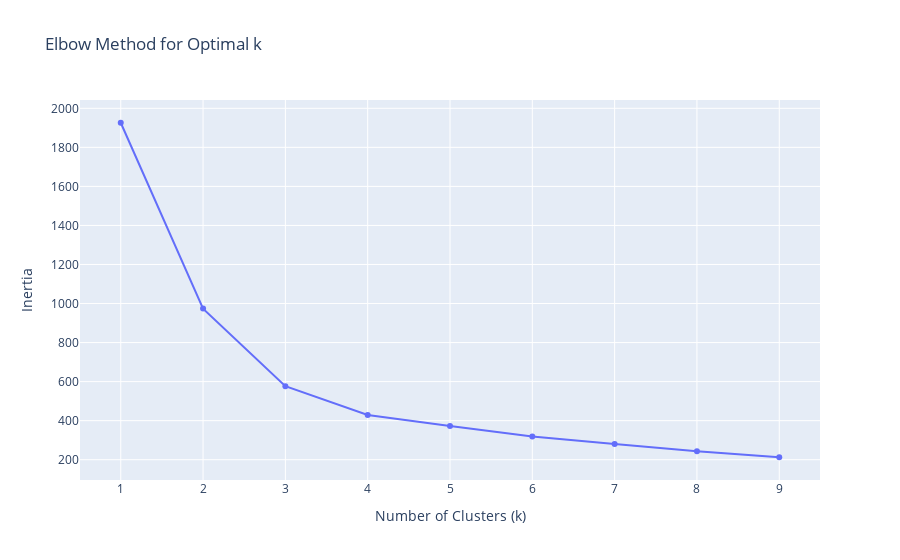
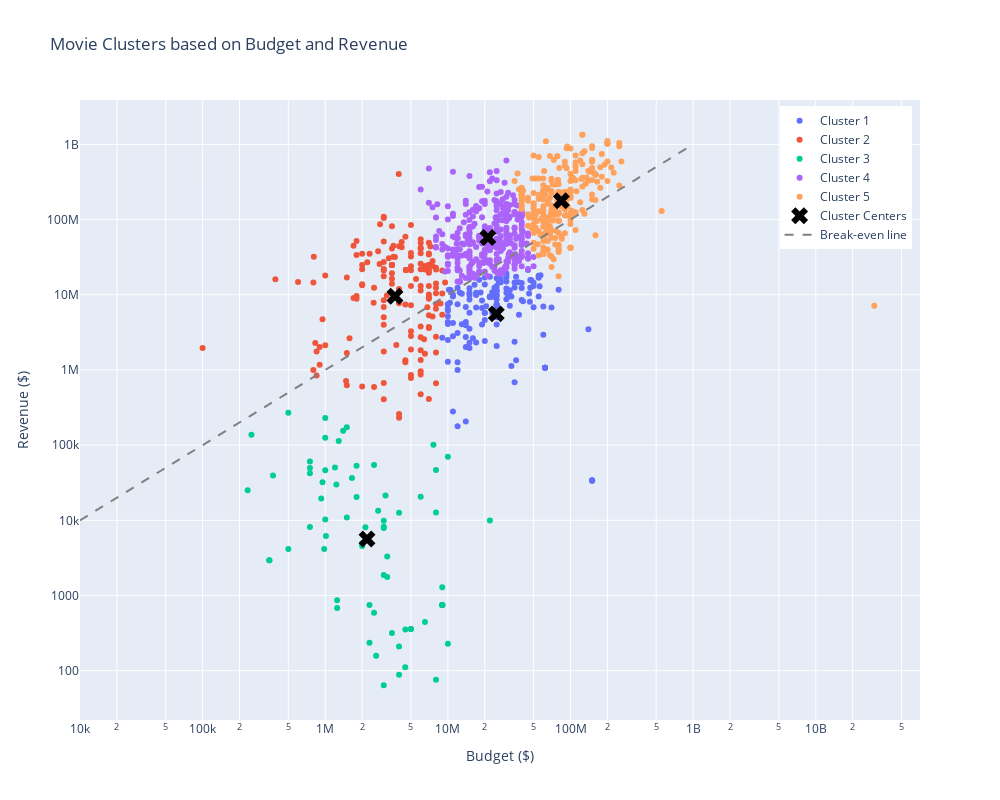

Notebook cell for these charts, in order:
### Markdown cell above
cluster data with kmeans using the scraped_budget and scraped_boxoffice
from sklearn.cluster import KMeans
kmeans = KMeans(n_clusters=3, random_state=42)
kmeans.fit(df_results[['scraped_budget', 'scraped_boxoffice']])
df_results['cluster'] = kmeans.labels_
df_results.head(10)

### Code cell
import plotly.express as px
import plotly.graph_objects as go
from sklearn.cluster import KMeans
from sklearn.preprocessing import StandardScaler
import numpy as np

def cluster_financial_data(df):
    # Prepare data
    X = df[['scraped_budget', 'scraped_boxoffice']].copy()
    
    # Remove rows with missing values
    X = X.dropna()
    
    # Log transform the data since financial data is often skewed
    X_log = np.log10(X + 1)
    
    # Scale the data
    scaler = StandardScaler()
    X_scaled = scaler.fit_transform(X_log)
    
    # Determine optimal number of clusters using elbow method
    inertias = []
    K = range(1, 10)
    for k in K:
        kmeans = KMeans(n_clusters=k, random_state=42)
        kmeans.fit(X_scaled)
        inertias.append(kmeans.inertia_)
    
    # Plot elbow curve
    fig_elbow = go.Figure()
    fig_elbow.add_trace(go.Scatter(x=list(K), y=inertias, mode='lines+markers'))
    fig_elbow.update_layout(
        title='Elbow Method for Optimal k',
        xaxis_title='Number of Clusters (k)',
        yaxis_title='Inertia'
    )
    fig_elbow.show()
    
    # Perform clustering with optimal k (let's use k=4 for this example)
    k = 5
    kmeans = KMeans(n_clusters=k, random_state=42)
    clusters = kmeans.fit_predict(X_scaled)
    
    # Get cluster centers and transform back to original scale
    centers_scaled = kmeans.cluster_centers_
    centers = np.power(10, scaler.inverse_transform(centers_scaled)) - 1
    
    # Create scatter plot with clusters
    fig = go.Figure()
    
    # Add scatter points for each cluster
    for i in range(k):
        mask = clusters == i
        fig.add_trace(go.Scatter(
            x=X[mask]['scraped_budget'],
            y=X[mask]['scraped_boxoffice'],
            mode='markers',
            name=f'Cluster {i+1}',
            text=df[mask]['movie_title'],  # Add movie titles for hover
            hovertemplate="<b>%{text}</b><br>" +
                         "Budget: $%{x:,.0f}<br>" +
                         "Revenue: $%{y:,.0f}<br>" +
                         "<extra></extra>"
        ))
    
    # Add cluster centers
    fig.add_trace(go.Scatter(
        x=centers[:, 0],
        y=centers[:, 1],
        mode='markers',
        marker=dict(
            color='black',
            size=15,
            symbol='x'
        ),
        name='Cluster Centers',
        hovertemplate="Center<br>" +
                     "Budget: $%{x:,.0f}<br>" +
                     "Revenue: $%{y:,.0f}<br>" +
                     "<extra></extra>"
    ))
    
    # Update layout with log scales
    fig.update_layout(
        title='Movie Clusters based on Budget and Revenue',
        xaxis_title='Budget ($)',
        yaxis_title='Revenue ($)',
        xaxis_type="log",
        yaxis_type="log",
        height=800,
        width=1000,
        showlegend=True,
        legend=dict(
            yanchor="top",
            y=0.99,
            xanchor="right",
            x=0.99
        )
    )
    
    # Add diagonal reference line (y=x)
    fig.add_trace(go.Scatter(
        x=[1e4, 1e9],
        y=[1e4, 1e9],
        mode='lines',
        line=dict(dash='dash', color='gray'),
        name='Break-even line',
        showlegend=True
    ))
    
    fig.show()
    
    # Print cluster statistics
    print("\nCluster Statistics:")
    for i in range(k):
        mask = clusters == i
        cluster_data = X[mask]
        print(f"\nCluster {i+1} (n={sum(mask)}):")
        print("Average Budget: ${:,.0f}".format(cluster_data['scraped_budget'].mean()))
        print("Average Revenue: ${:,.0f}".format(cluster_data['scraped_boxoffice'].mean()))
        print("ROI: {:.1f}%".format(
            (cluster_data['scraped_boxoffice'].mean() - cluster_data['scraped_budget'].mean()) / 
            cluster_data['scraped_budget'].mean() * 100
        ))

# Call the function
cluster_financial_data(df_results)

### Figure 1 — Plotly figure (JSON) as saved in the notebook; plotly's stock layout.template omitted (floating-point values rounded to 4 significant figures)
{"data": [{"mode": "lines+markers", "type": "scatter", "x": [1, 2, 3, 4, 5, 6, 7, 8, 9], "y": [1926.0, 973.9, 576.6, 429.4, 372.1, 319.1, 280.0, 242.7, 212.6]}], "layout": {"title": {"text": "Elbow Method for Optimal k"}, "xaxis": {"title": {"text": "Number of Clusters (k)"}}, "yaxis": {"title": {"text": "Inertia"}}}}

### Figure 2 — Plotly figure (JSON) as saved in the notebook; plotly's stock layout.template omitted (floating-point values rounded to 4 significant figures; data arrays with more than 128 entries replaced by an {"elided": "..."} marker saying what was removed)
{"data": [{"hovertemplate": "<b>%{text}</b><br>Budget: $%{x:,.0f}<br>Revenue: $%{y:,.0f}<br><extra></extra>", "mode": "markers", "name": "Cluster 1", "text": {"elided": "139 str values"}, "type": "scatter", "x": {"elided": "139 int values"}, "y": {"elided": "139 int values"}}, {"hovertemplate": "<b>%{text}</b><br>Budget: $%{x:,.0f}<br>Revenue: $%{y:,.0f}<br><extra></extra>", "mode": "markers", "name": "Cluster 2", "text": {"elided": "156 str values"}, "type": "scatter", "x": {"elided": "156 int values"}, "y": {"elided": "156 int values"}}, {"hovertemplate": "<b>%{text}</b><br>Budget: $%{x:,.0f}<br>Revenue: $%{y:,.0f}<br><extra></extra>", "mode": "markers", "name": "Cluster 3", "text": ["Suddenly, Last Summer", "The Hustler", "High Society", "Rebecca", "Moby Dick", "The Andromeda Strain", "The Seven Year Itch", "Paper Moon", "Effi Briest", "The Miracle Worker", "Soylent Green", "A Streetcar Named Desire", "Double Indemnity", "20,000 Leagues Under the Sea", "20,000 Leagues Under the Sea", "The African Queen", "Get Carter", "Marnie", "20,000 Leagues Under the Sea", "20,000 Leagues Under the Sea", "12", "What Ever Happened to Baby Jane?", "Witness for the Prosecution", "Sorcerer", "Oliver!", "Ice Station Zebra", "The Guns of Navarone", "Pontypool", "Love Is My Profession", "Cat on a Hot Tin Roof", "The Lost Weekend", "12 Angry Men", "From Here to Eternity", "All About Eve", "The Asphalt Jungle", "Rashomon", "Werckmeister Harmonies", "The Night Flier", "A Place in the Sun", "The Man Who Would Be King", "Solaris", "The Birds", "Rosemary's Baby", "Shane", "The Tracey Fragments", "In Cold Blood", "Frenzy", "Elmer Gantry", "My Name is Bruce", "Exodus", "The Taking of Pelham One Two Three", "The Taking of Pelham 1 2 3", "Topaz", "Strangers on a Train", "Barbarella", "The Sea Wolf", "Show Boat", "Deliverance", "Cool Hand Luke", "The Heiress", "Family Plot", "How Green Was My Valley", "Boy Culture", "Quo Vadis", "White Dog", "Rope", "The Mark of Zorro", "The Small Back Room", "The Maltese Falcon"], "type": "scatter", "x": [3000000, 2125000, 2700000, 1288000, 4500000, 6500000, 1800000, 2500000, 750000, 500000, 4000000, 1800000, 927262, 9000000, 9000000, 1000000, 750000, 3000000, 9000000, 9000000, 350000, 980000, 3000000, 22000000, 10000000, 8000000, 6000000, 950000, 750000, 3000000, 1250000, 350000, 1650000, 1400000, 1232000, 250000, 10000000, 1000000, 2295304, 8000000, 1000000, 2500000, 3200000, 3100000, 750000, 3500000, 2000000, 3000000, 1500000, 4000000, 5000000, 5000000, 4000000, 1200000, 9000000, 1013217, 2295429, 2000000, 3200000, 2600000, 4490375, 1250000, 500000, 7623000, 8000000, 1500000, 1000000, 232972, 375000], "y": [9830, 8072, 13358, 113328, 353, 445, 20487, 591, 8148, 4139, 210, 53162, 19543, 746, 746, 46305, 60404, 8211, 746, 746, 2945, 4154, 7903, 9914, 228, 76, 20616, 32118, 49454, 1872, 681, 2945, 36416, 154736, 29868, 137881, 69923, 125397, 748, 12678, 229210, 54531, 3288, 21412, 42318, 316, 4940, 64, 173066, 12634, 357, 357, 88, 50415, 1288, 6192, 236, 4550, 1767, 158, 111, 865, 269589, 101486, 46509, 10883, 10248, 25091, 39387]}, {"hovertemplate": "<b>%{text}</b><br>Budget: $%{x:,.0f}<br>Revenue: $%{y:,.0f}<br><extra></extra>", "mode": "markers", "name": "Cluster 4", "text": {"elided": "312 str values"}, "type": "scatter", "x": {"elided": "312 int values"}, "y": {"elided": "312 int values"}}, {"hovertemplate": "<b>%{text}</b><br>Budget: $%{x:,.0f}<br>Revenue: $%{y:,.0f}<br><extra></extra>", "mode": "markers", "name": "Cluster 5", "text": {"elided": "287 str values"}, "type": "scatter", "x": {"elided": "287 int values"}, "y": {"elided": "287 int values"}}, {"hovertemplate": "Center<br>Budget: $%{x:,.0f}<br>Revenue: $%{y:,.0f}<br><extra></extra>", "marker": {"color": "black", "size": 15, "symbol": "x"}, "mode": "markers", "name": "Cluster Centers", "type": "scatter", "x": [24820000.0, 3704000.0, 2191000.0, 21210000.0, 84310000.0], "y": [5566000.0, 9559000.0, 5648.0, 57570000.0, 177400000.0]}, {"line": {"color": "gray", "dash": "dash"}, "mode": "lines", "name": "Break-even line", "showlegend": true, "type": "scatter", "x": [10000, 1000000000], "y": [10000, 1000000000]}], "layout": {"height": 800, "legend": {"x": 0.99, "xanchor": "right", "y": 0.99, "yanchor": "top"}, "showlegend": true, "title": {"text": "Movie Clusters based on Budget and Revenue"}, "width": 1000, "xaxis": {"title": {"text": "Budget ($)"}, "type": "log"}, "yaxis": {"title": {"text": "Revenue ($)"}, "type": "log"}}}
